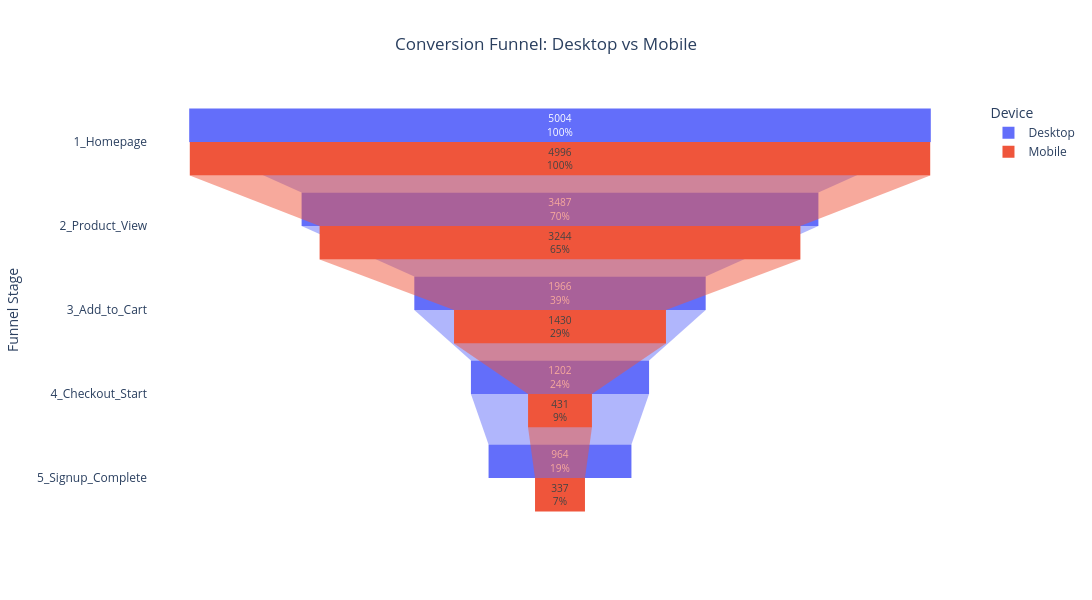

Notebook code cell kept with this figure:
### Code cell
import plotly.graph_objects as go

fig = go.Figure()

for device in device_funnel_users.index:
    fig.add_trace(
        go.Funnel(
            name=device.capitalize(),
            y=funnel_steps,
            x=device_funnel_users.loc[device].values,
            textinfo="value+percent initial",
        )
    )

fig.update_layout(
    title="Conversion Funnel: Desktop vs Mobile",
    title_x=0.5,
    funnelmode="group",
    template="plotly_white",
    height=600,
    width=1100,
    xaxis_title="Unique Users",
    yaxis_title="Funnel Stage",
    legend_title="Device"
)

fig.show()

### Figure 1 — Plotly figure (JSON) as saved in the notebook; plotly's stock layout.template omitted (floating-point values rounded to 4 significant figures)
{"data": [{"name": "Desktop", "textinfo": "value+percent initial", "type": "funnel", "x": [5004, 3487, 1966, 1202, 964], "y": ["1_Homepage", "2_Product_View", "3_Add_to_Cart", "4_Checkout_Start", "5_Signup_Complete"]}, {"name": "Mobile", "textinfo": "value+percent initial", "type": "funnel", "x": [4996, 3244, 1430, 431, 337], "y": ["1_Homepage", "2_Product_View", "3_Add_to_Cart", "4_Checkout_Start", "5_Signup_Complete"]}], "layout": {"funnelmode": "group", "height": 600, "legend": {"title": {"text": "Device"}}, "title": {"text": "Conversion Funnel: Desktop vs Mobile", "x": 0.5}, "width": 1100, "xaxis": {"title": {"text": "Unique Users"}}, "yaxis": {"title": {"text": "Funnel Stage"}}}}
